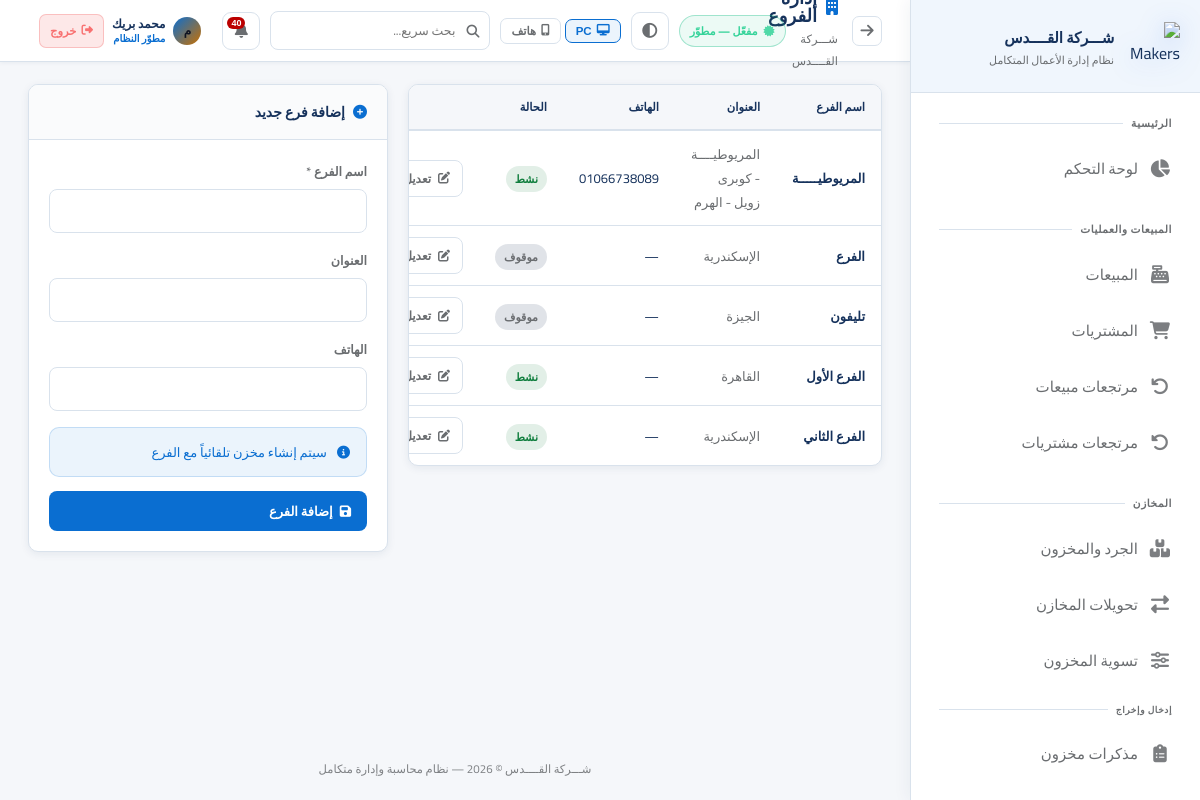
Page /settings/branches (signed in) on the committed database.
### app.py (models this page shows, shortened)
class AppSetting(db.Model):
    id = db.Column(db.Integer, primary_key=True)
    key = db.Column(db.String(80), unique=True, nullable=False)
    value = db.Column(db.Text)

class User(UserMixin, db.Model):
    id = db.Column(db.Integer, primary_key=True)
    username = db.Column(db.String(80), unique=True, nullable=False)
    password_hash = db.Column(db.String(256))
    full_name = db.Column(db.String(120))
    role = db.Column(db.String(20), default='user')  # developer, admin, manager, user
    branch_id = db.Column(db.Integer, db.ForeignKey('branch.id'))
    is_active = db.Column(db.Boolean, default=True)
    created_at = db.Column(db.DateTime, default=datetime.utcnow)
    last_seen = db.Column(db.DateTime, nullable=True)
    last_ip = db.Column(db.String(64), nullable=True)
    last_user_agent = db.Column(db.String(256), nullable=True)
    permissions = db.Column(db.Text)  # JSON list of permission keys; empty = استخدام صلاحيات الدور

class Branch(db.Model):
    id = db.Column(db.Integer, primary_key=True)
    name = db.Column(db.String(100), nullable=False)
    address = db.Column(db.String(200))
    phone = db.Column(db.String(20))
    is_active = db.Column(db.Boolean, default=True)
    users = db.relationship('User', backref='branch', lazy=True)
    warehouses = db.relationship('Warehouse', backref='branch', lazy=True)

### app.py (the view)
@app.route('/settings/branches')
@login_required
@admin_required
def branches():
    branches = Branch.query.all()
    return render_template('branches.html', branches=branches)

### templates/branches.html (shortened to what this page needs)
{% extends 'base.html' %}
{% set block_icon = 'fas fa-building' %}
{% block content %}
<div style="display:grid;grid-template-columns:1fr 360px;gap:20px;align-items:start;" class="branches-page-grid">
<div class="card"><div class="table-container"><table>
    <thead><tr><th>اسم الفرع</th><th>العنوان</th><th>الهاتف</th><th>الحالة</th><th style="width:200px;"></th></tr></thead>
    <tbody>
        {% for b in branches %}
        <tr>
            <td style="font-weight:700;">{{ b.name }}</td>
            <td style="color:var(--text-muted);">{{ b.address or '—' }}</td>
            <td>{{ b.phone or '—' }}</td>
            <td><span class="badge {{ 'badge-success' if b.is_active else 'badge-secondary' }}">{{ 'نشط' if b.is_active else 'موقوف' }}</span></td>
            <td style="white-space:nowrap;">
                <a href="{{ url_for('edit_branch', id=b.id) }}" class="btn btn-sm btn-outline"><i class="fas fa-edit"></i> تعديل</a>
            </td>
        </tr>
        {% else %}
        <tr><td colspan="5"><div class="empty-state"><i class="fas fa-building"></i><h3>لا توجد فروع</h3></div></td></tr>
        {% endfor %}
    </tbody>
</table></div></div>
<div class="card">
    <div class="card-header"><div class="card-title"><i class="fas fa-plus-circle"></i> إضافة فرع جديد</div></div>
    <div class="card-body">
        <form method="POST" action="{{ url_for('add_branch') }}">
            <div class="form-group"><label class="form-label">اسم الفرع *</label><input type="text" name="name" class="form-control" required></div>
            <div class="form-group"><label class="form-label">العنوان</label><input type="text" name="address" class="form-control"></div>
            <div class="form-group"><label class="form-label">الهاتف</label><input type="text" name="phone" class="form-control"></div>
            <div class="alert alert-info"><i class="fas fa-info-circle"></i> سيتم إنشاء مخزن تلقائياً مع الفرع</div>
            <button type="submit" class="btn btn-primary" style="width:100%;"><i class="fas fa-save"></i> إضافة الفرع</button>
        </form>
    </div>
</div>
</div>
{% endblock %}

### templates/base.html (shortened to what this page needs)
<!DOCTYPE html>
<html lang="ar" dir="rtl" data-theme="fiori" data-layout-default="{{ layout_max_width | default('1400px') }}">
<head>
    <link rel="stylesheet" href="https://cdnjs.cloudflare.com/ajax/libs/font-awesome/6.5.0/css/all.min.css">
    <link rel="stylesheet" href="{{ url_for('static', filename='css/style.css') }}">
</head>
<body>
<aside class="sidebar sidebar-enterprise" id="sidebar">
    <div class="sidebar-logo">
        <div class="logo-icon">
            <img src="{{ url_for('static', filename='img/logo-makers-erp-3d.png') }}" alt="Makers ERP">
        </div>
        <div class="logo-text">
            <div class="name">{{ app_brand_title | default('Silsal POS') }}</div>
            <div class="sub">نظام إدارة الأعمال المتكامل</div>
        </div>
    </div>
    <nav class="sidebar-nav" id="sidebarNav" style="display:flex;flex-direction:column;padding-bottom:8px;">
        <div class="nav-section">
            <div class="nav-label">الرئيسية</div>
            {% if can('dashboard') %}
            <a href="{{ url_for('dashboard') }}" class="nav-link {% if request.endpoint=='dashboard' %}active{% endif %}">
                <i class="fas fa-chart-pie"></i><span class="label">لوحة التحكم</span>
            </a>
            {% endif %}
        </div>
        {% if can('sales') or can('purchases') or can('returns') %}
        <div class="nav-section">
            <div class="nav-label">المبيعات والعمليات</div>
            {% if can('sales') %}
            <a href="{{ url_for('sales') }}" class="nav-link {% if 'sale' in (request.endpoint or '') and 'return' not in (request.endpoint or '') and 'report' not in (request.endpoint or '') %}active{% endif %}">
                <i class="fas fa-cash-register"></i><span class="label">المبيعات</span>
            </a>
            {% endif %}
            {% if can('purchases') %}
            <a href="{{ url_for('purchases') }}" class="nav-link {% if 'purchase' in (request.endpoint or '') and 'return' not in (request.endpoint or '') and 'report' not in (request.endpoint or '') %}active{% endif %}">
                <i class="fas fa-shopping-cart"></i><span class="label">المشتريات</span>
            </a>
            {% endif %}
            {% if can('returns') %}
            <a href="{{ url_for('sale_returns') }}" class="nav-link {% if request.endpoint in ['sale_returns','new_sale_return'] %}active{% endif %}">
                <i class="fas fa-undo"></i><span class="label">مرتجعات مبيعات</span>
            </a>
            <a href="{{ url_for('purchase_returns') }}" class="nav-link {% if request.endpoint in ['purchase_returns','new_purchase_return'] %}active{% endif %}">
                <i class="fas fa-undo-alt"></i><span class="label">مرتجعات مشتريات</span>
            </a>
            {% endif %}
        </div>
        {% endif %}
        {% if can('inventory') or can('transfers') or can('adjust_stock') %}
        <div class="nav-section">
            <div class="nav-label">المخازن</div>
            {% if can('inventory') %}
            <a href="{{ url_for('inventory') }}" class="nav-link {% if request.endpoint=='inventory' %}active{% endif %}">
                <i class="fas fa-boxes"></i><span class="label">الجرد والمخزون</span>
            </a>
            {% endif %}
            {% if can('transfers') %}
            <a href="{{ url_for('transfers') }}" class="nav-link {% if 'transfer' in (request.endpoint or '') %}active{% endif %}">
                <i class="fas fa-exchange-alt"></i><span class="label">تحويلات المخازن</span>
            </a>
            {% endif %}
            {% if can('adjust_stock') %}
            <a href="{{ url_for('adjust_stock') }}" class="nav-link {% if request.endpoint=='adjust_stock' %}active{% endif %}">
                <i class="fas fa-sliders-h"></i><span class="label">تسوية المخزون</span>
            </a>
            {% endif %}
            {% if can('inventory') %}
            <div class="nav-label" style="padding-top:10px;font-size:9px;">إدخال وإخراج</div>
            <a href="{{ url_for('inventory_memos_list') }}" class="nav-link ">
                <i class="fas fa-clipboard-list"></i><span class="label">مذكرات مخزون</span>
            </a>
            {% endif %}
        </div>
        {% endif %}
        {% if can('customers') or can('suppliers') or can('employees') %}
        <div class="nav-section">
        </div>
        {% endif %}
    </nav>
</aside>
<main class="main-content">
    <div class="topbar">
        <div style="display:flex;align-items:center;gap:14px;">
            <button type="button" onclick="history.back()" class="icon-btn" title="رجوع" style="font-size:15px;flex-shrink:0;"><i class="fas fa-arrow-right"></i></button>
            <div>
                <div class="page-title"><i class="{{ block_icon | default('fas fa-home') }}"></i>{% block page_title %}الرئيسية{% endblock %}</div>
                <div class="breadcrumb">{% block breadcrumb %}{{ app_brand_title }}{% endblock %}</div>
            </div>
        </div>
        <div class="topbar-right">
            {% if subscription_status %}
            <span class="sub-pill {% if subscription_status.kind in ('developer','permanent') %}ok{% elif subscription_status.kind in ('expired','none') %}bad{% else %}warn{% endif %}" title="حالة الاشتراك / الترخيص">
                <i class="fas fa-certificate" style="margin-left:6px;opacity:.85;"></i>{{ subscription_status.line }}
            </span>
            {% endif %}
            <button type="button" class="theme-toggle" onclick="erpToggleTheme()" title="تبديل الثيم (Fiori / فاتح / داكن)"><i class="fas fa-adjust"></i></button>
            <div class="erp-device-layout-tools" style="display:flex;align-items:center;gap:4px;flex-shrink:0;" title="وضع العرض — يُحفظ على هذا الجهاز فقط">
                <button type="button" id="btnLayoutPC" onclick="erpSetLayout('pc')" title="عرض PC"
                    style="display:flex;align-items:center;gap:5px;padding:5px 10px;border-radius:7px;font-size:11.5px;font-weight:700;
                           border:1px solid var(--border);background:transparent;color:var(--text-muted);cursor:pointer;transition:all .18s;">
                    <i class="fas fa-desktop"></i> PC
                </button>
                <button type="button" id="btnLayoutPhone" onclick="erpSetLayout('phone')" title="عرض هاتف"
                    style="display:flex;align-items:center;gap:5px;padding:5px 10px;border-radius:7px;font-size:11.5px;font-weight:700;
                           border:1px solid var(--border);background:transparent;color:var(--text-muted);cursor:pointer;transition:all .18s;">
                    <i class="fas fa-mobile-alt"></i> هاتف
                </button>
            </div>
            <div style="position:relative;" id="globalSearchWrapper">
                <div style="position:relative;">
                    <i class="fas fa-search" style="position:absolute;right:11px;top:50%;transform:translateY(-50%);color:var(--text-muted);font-size:13px;pointer-events:none;"></i>
                    <input type="text" id="globalSearchInput" placeholder="بحث سريع..." autocomplete="off"
                        style="width:220px;padding:7px 34px 7px 12px;background:rgba(255,255,255,.04);border:1px solid var(--border);
                               border-radius:8px;color:var(--text);font-family:Cairo,sans-serif;font-size:12.5px;transition:all .2s;"
                        onfocus="this.style.borderColor='var(--accent)';this.style.width='280px'"
                        onblur="setTimeout(()=>{this.style.borderColor='';this.style.width='220px';closeGlobalSearch()},200)">
                </div>
            </div>
            <div style="position:relative;" id="notifWrapper">
                <button class="notif-btn" onclick="toggleNotif()" title="الإشعارات">
                    <i class="fas fa-bell"></i>
                    <span class="notif-count" id="notifCount"></span>
                </button>
            </div>
            <div style="display:flex;align-items:center;gap:8px;padding:4px 10px;border-radius:10px;
                        background:rgba(255,255,255,.05);border:1px solid rgba(255,255,255,.09);
                        backdrop-filter:blur(12px);-webkit-backdrop-filter:blur(12px);flex-shrink:0;">
                <div style="width:28px;height:28px;border-radius:50%;background:linear-gradient(135deg,var(--accent),#c97000);
                            display:flex;align-items:center;justify-content:center;font-size:12px;font-weight:800;color:#0f1422;flex-shrink:0;">
                    {{ (current_user.full_name or current_user.username)[0] }}
                </div>
                <div style="line-height:1.3;min-width:0;">
                    <div style="font-size:12px;font-weight:700;color:var(--text);white-space:nowrap;overflow:hidden;text-overflow:ellipsis;max-width:100px;">
                        {{ current_user.full_name or current_user.username }}
                    </div>
                    <div style="font-size:10px;color:var(--accent);font-weight:600;">
                        {% if current_user.role=='developer' %}مطوّر النظام
                        {% elif current_user.role=='admin' %}مدير النظام
                        {% elif current_user.role=='manager' %}مشرف
                        {% else %}مستخدم{% endif %}
                    </div>
                </div>
                <a href="{{ url_for('logout') }}" title="تسجيل الخروج"
                   style="display:flex;align-items:center;gap:5px;padding:5px 10px;border-radius:7px;
                          background:rgba(239,68,68,.12);border:1px solid rgba(239,68,68,.25);
                          color:#f87171;font-size:11.5px;font-weight:700;text-decoration:none;white-space:nowrap;
                          transition:all .18s;flex-shrink:0;"
                   onmouseover="this.style.background='rgba(239,68,68,.22)';this.style.borderColor='rgba(239,68,68,.5)'"
                   onmouseout="this.style.background='rgba(239,68,68,.12)';this.style.borderColor='rgba(239,68,68,.25)'">
                    <i class="fas fa-sign-out-alt"></i> خروج
                </a>
            </div>
        </div>
    </div>
    <div class="content fade-in">
        {% block content %}{% endblock %}
    </div>
    <div class="app-footer-note">{{ app_brand_title }} © 2026 — نظام محاسبة وإدارة متكامل</div>
</main>
</body>
</html>

### rows in the picture
AppSetting: value "شـــركة القــــدس"
User: full_name "م", full_name "محمد بريك"
Branch: name "المريوطيـــــة", address "المريوطيــــة - كوبرى زويل - الهرم", phone "01066738089", is_active "نشط"
Branch: name "الفرع", address "الإسكندرية", phone "—", is_active "موقوف"
Branch: name "تليفون", address "الجيزة", phone "—", is_active "موقوف"
Branch: name "الفرع الأول", address "القاهرة", phone "—", is_active "نشط"
Branch: name "الفرع الثاني", address "الإسكندرية", phone "—", is_active "نشط"

### other values in the picture
{{ subscription_status.line }} "مفعّل — مطوّر"
